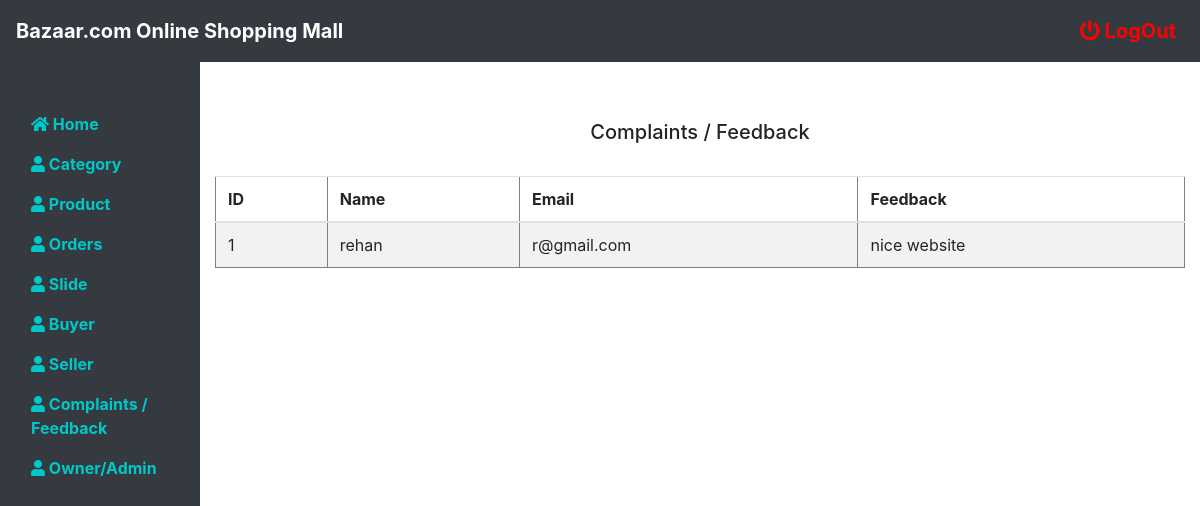
Screenshot of /admin/feedback.php (signed in) with the database file from the repository.
### tables this page shows
CREATE TABLE `feedback` (
  `f_id` int(11) NOT NULL,
  `name` varchar(100) NOT NULL,
  `email` varchar(100) NOT NULL,
  `feedback` varchar(200) NOT NULL
);

### admin/feedback.php (the view, shortened to what this page needs)
  <div class="container-fluid">
    <div class="row">
  <div class="col-md-2">
  <?php include 'sidebar.php' ?>
</div>
  <div class="col-md-10" style="margin-top: 120px;" >
  <h4  style="text-align: center;font-size: 20px;"> Complaints / Feedback</h4> <br>
<div class="table-responsive">
<table class="table table-striped" border="1">
  <thead>
    <tr>
      <th >ID</th>
       <th>Name</th>
         <th>Email</th>
           <th>Feedback</th>
    </tr>
  </thead>
  <tbody>
<?php
$i=0;
$fslt ="SELECT * from feedback ";
   $fcnm=mysqli_query($conn,$fslt);
   while ($row= mysqli_fetch_array($fcnm)) {
      $name= $row['name'];
     $email = $row['email'];
     $feedback = $row['feedback'];
     $i++;
?>
            <tr>
      <td> <?php   echo  $i;    ?></td>
      <td> <?php   echo $name;    ?></td>
      <td> <?php   echo $email;    ?></td>
 <td> <?php   echo $feedback;    ?></td>
       </tr>
   <?php    }
   ?>
</tbody>
</table>
  </div>
    </div>
    </div>
    </div>

### rows the page displays
feedback: name "rehan", email "r@gmail.com", feedback "nice website"
